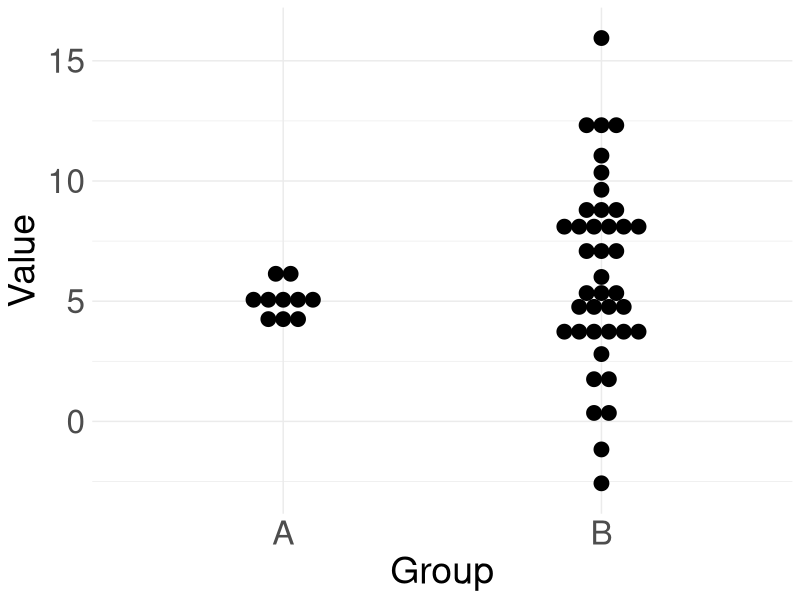

Generate this figure with R:
###############################################################################
## EXAMPLE 2: An illustration of how to conduct an unpaired Welch t-test on data with uneven variance.
## From Tomek & Eisner: Basic Statistics for Life Scientists. https://github.com/jtmff/stats_BSfLS
###############################################################################
library(ggplot2)
library(Cairo)

# Here we randomly generate data from normal distributions with given parameters
n_group_A = 10
n_group_B = 40
dataA = rnorm(n_group_A, mean = 5, sd = 1)  # The first group consists of 10 points, sampled from a normal distribution with mean of 5, and relatively low spread (standard deviation of 1).
dataB = rnorm(n_group_B, mean = 7, sd = 4)  # The second group has more points, has a higher average value, and more spread around the mean

results_basic <- t.test(dataA, dataB, var.equal = TRUE)  # Standard ("pooled") t-test
results_welch <- t.test(dataA, dataB, var.equal = FALSE)  # Welch t-test

# Print output to R console
sprintf("Basic t-test p-value: %f, Welch t-test p-value: %f", results_basic$p.value, results_welch$p.value)

df <- data.frame(
  Value = c(dataA, dataB),
  Group = c(rep("A", each = n_group_A), rep("B", each = n_group_B)) 
)

# Dotplot is another convenient way of plotting data, being similar to
# plots of points with jitter we have shown previously.
# A dotplot does not add random variation, but instead groups data points
# to indicate raw values and shape of distribution at the same time.
# If you prefer the jittered points, you can comment the geom_dotplot line
# and uncomment the one below with geom_jitter

plt <- ggplot(df, aes(x=Group, y=Value)) + 
  geom_dotplot(binaxis='y', stackdir='center') + 
  theme_minimal()+
  theme(axis.text.x = element_text(size = 24),
        axis.text.y = element_text(size = 24),
        axis.title.x = element_text(size = 27),
        axis.title.y = element_text(size = 27))

CairoPNG(file = "tt_standardVsWelch.png", width = 600, height = 400)
print(plt)
dev.off()
